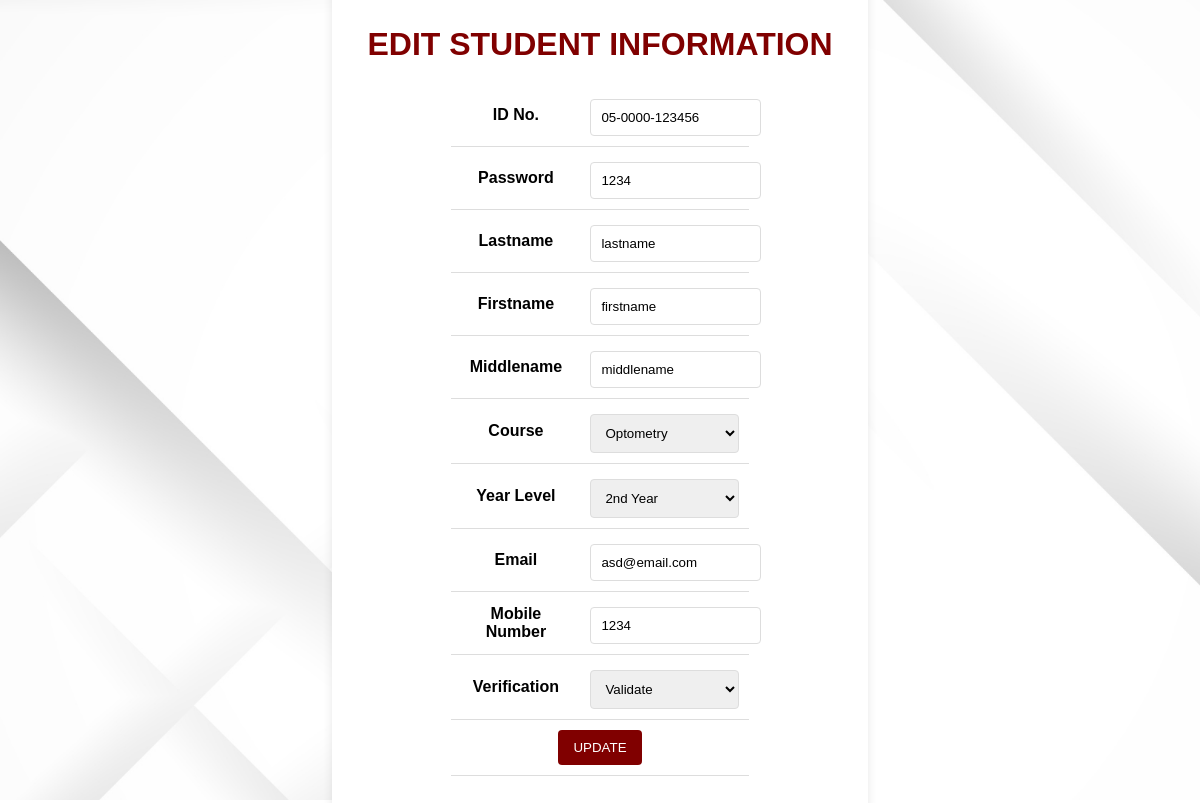
The page /acc_admin/student_account_edit_form.php?student_id=05-0000-123456 on the database its author committed.
### tables this page shows
CREATE TABLE `student_account` (
  `student_id` varchar(15) NOT NULL,
  `password` varchar(50) NOT NULL,
  `last_name` varchar(100) NOT NULL,
  `first_name` varchar(100) NOT NULL,
  `middle_name` varchar(50) NOT NULL,
  `email` varchar(50) NOT NULL,
  `phone_no` varchar(20) NOT NULL,
  `course_code` varchar(10) NOT NULL,
  `year_level` varchar(20) NOT NULL,
  `verification` varchar(10) NOT NULL
);

### acc_admin/student_account_edit_form.php (the view, shortened to what this page needs)
<!DOCTYPE html>
<html lang="en">
<head>
</head>
<body>
    <div class="container">
        <h1><a href="./student_account.php">EDIT STUDENT INFORMATION</a></h1>
        <?php
        include '../connection.php';
        if(isset($_GET['student_id'])) {
            $id = $_GET['student_id'];
            $sql = "SELECT * FROM student_account WHERE student_id='$id'";
            $result = mysqli_query($con, $sql) or die("Error in SQL statement, please check coder under SELECT");
            while ($row = mysqli_fetch_array($result)) {
                $studentid = $row['student_id'];
                $password = $row['password'];
                $lastname = $row['last_name'];
                $firstname = $row['first_name'];
                $middlename = $row['middle_name'];
                $yearlevel = $row['year_level'];
                $email = $row['email'];
                $phoneno = $row['phone_no'];
                $verification = $row['verification'];
            }
        }
        ?>
        <form method="post" action="./student_account_edit_process.php?source=student_account">
            <table>
                <tr>
                    <td><label for="txtstudentid">ID No.</label></td>
                    <td><input type="text" name="txtstudentid" value="<?php echo $studentid; ?>"></td>
                </tr>
                <tr>
                    <td><label for="txtstudentid">Password</label></td>
                    <td><input type="text" name="txtpassword" value="<?php echo $password; ?>"></td>
                </tr>
                <tr>
                    <td><label for="txtlastname">Lastname</label></td>
                    <td><input type="text" name="txtlastname" value="<?php echo $lastname; ?>"></td>
                </tr>
                <tr>
                    <td><label for="txtfirstname">Firstname</label></td>
                    <td><input type="text" name="txtfirstname" value="<?php echo $firstname; ?>"></td>
                </tr>
                <tr>
                    <td><label for="txtmiddlename">Middlename</label></td>
                    <td><input type="text" name="txtmiddlename" value="<?php echo $middlename; ?>"></td>
                </tr>
                <tr>
                    <td><label for="txtcoursecode">Course</label></td>
                    <td>
                        <select name="txtcoursecode" required>
                            <?php
                            require_once '../connection.php';
                            $courseQuery = "SELECT course_code, course FROM college_course";
                            $courseResult = mysqli_query($con, $courseQuery);
                            if ($courseResult) {
                                while ($row = mysqli_fetch_assoc($courseResult)) {
                                    $coursecode = $row['course_code'];
                                    $coursename = $row['course'];
                                    echo "<option value=\"$coursecode\" " . ($coursecode == $coursecode ? "selected" : "") . ">$coursename</option>";
                                }
                            } else {
                                echo "<option value=\"\">No courses found</option>";
                            }
                            ?>
                        </select>
                    </td>
                </tr>
                <tr>
                    <td><label for="txtyearlevel">Year Level</label></td>
                    <td>
                        <select name="txtyearlevel">
                            <option value="2nd" <?php if ($yearlevel == "2nd") echo "selected"; ?>>2nd Year</option>
                        </select>
                    </td>
                </tr>
                <tr>
                    <td><label for="txtemail">Email</label></td>
                    <td><input type="email" name="txtemail" value="<?php echo $email; ?>"></td>
                </tr>
                <tr>
                    <td><label for="txtphoneno">Mobile Number</label></td>
                    <td><input type="text" name="txtphoneno" value="<?php echo $phoneno; ?>"></td>
                </tr>
                <tr>
                    <td><label for="txtverification">Verification</label></td>
                    <td>
                        <select name="txtverification" required>
                            <option value="VALID" <?php if ($verification == 'VALID') echo 'selected'; ?>>Validate</option>
                        </select>
                    </td>
                </tr>
                <tr>
                    <td colspan="2" style="text-align: center;">
                        <input type="submit" name="submit" value="UPDATE">
                    </td>
                </tr>
            </table>
        </form>
    </div>
</body>
</html>

### acc_admin/student_account_edit_form.php (style rules this page uses)
body { font-family: Arial, sans-serif; background-color: white; margin: 0; padding: 0; display: flex; justify-content: center; align-items: center; height: 100vh; background-image: url('../assets/background2.png'); background-size: cover; background-repeat: no-repeat; }
.container { max-width: 2000px; background-color: #fff; padding: 20px; box-shadow: 0px 0px 10px rgba(0, 0, 0, 0.1); border-radius: 8px; text-align: center; }
a { color: #800000; text-decoration: none; padding: 5px 15px; }
table { border-collapse: collapse; width: 60%; margin: 20px auto; }
td { padding: 10px; border-bottom: 1px solid #ddd; }
label { font-weight: bold; }
input[type="text"], input[type="email"] { width: 100%; padding: 10px; margin-top: 5px; border: 1px solid #ddd; border-radius: 4px; transition: border-color 0.3s ease; }
input[type="submit"] { background-color: #800000; color: white; border: none; padding: 10px 15px; border-radius: 4px; cursor: pointer; transition: background-color 0.3s ease; }
select { width: 100%; padding: 10px; margin-top: 5px; border: 1px solid #ddd; border-radius: 4px; transition: border-color 0.3s ease; }

### rows shown on the page
student_account: txtstudentid "05-0000-123456", txtpassword "1234", txtlastname "lastname", txtfirstname "firstname", txtmiddlename "middlename", txtyearlevel "2nd Year", txtemail "asd@email.com", txtphoneno "1234", txtverification "Validate"

### other values the page prints
form field txtcoursecode "Optometry"
